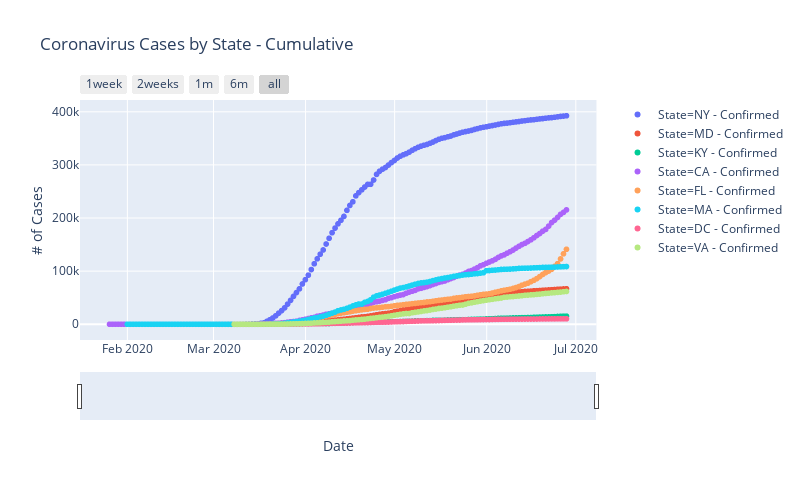

The cell this chart's notebook holds for it:
### Code cell
## Using Function
pfig = plot_states(df,['NY','MD','KY','CA','FL','MA','DC','VA'],
                  plot_cols=['Confirmed'],plot_scatter=True)#,new_only=True)#,df_only=True)
pfig

### Figure 1 — Plotly figure (JSON) as saved in the notebook; plotly's stock layout.template omitted (floating-point values rounded to 4 significant figures; data arrays with more than 128 entries replaced by an {"elided": "..."} marker saying what was removed)
{"data": [{"hoverlabel": {"namelength": 0}, "hovertemplate": "State=NY - Confirmed<br>Date=%{x}<br># of Cases=%{y}", "legendgroup": "State=NY - Confirmed", "marker": {"color": "#636efa", "symbol": "circle"}, "mode": "markers", "name": "State=NY - Confirmed", "showlegend": true, "type": "scattergl", "x": {"elided": "155 str values"}, "xaxis": "x", "y": {"elided": "155 int values"}, "yaxis": "y"}, {"hoverlabel": {"namelength": 0}, "hovertemplate": "State=MD - Confirmed<br>Date=%{x}<br># of Cases=%{y}", "legendgroup": "State=MD - Confirmed", "marker": {"color": "#EF553B", "symbol": "circle"}, "mode": "markers", "name": "State=MD - Confirmed", "showlegend": true, "type": "scattergl", "x": {"elided": "155 str values"}, "xaxis": "x", "y": {"elided": "155 int values"}, "yaxis": "y"}, {"hoverlabel": {"namelength": 0}, "hovertemplate": "State=KY - Confirmed<br>Date=%{x}<br># of Cases=%{y}", "legendgroup": "State=KY - Confirmed", "marker": {"color": "#00cc96", "symbol": "circle"}, "mode": "markers", "name": "State=KY - Confirmed", "showlegend": true, "type": "scattergl", "x": {"elided": "155 str values"}, "xaxis": "x", "y": {"elided": "155 int values"}, "yaxis": "y"}, {"hoverlabel": {"namelength": 0}, "hovertemplate": "State=CA - Confirmed<br>Date=%{x}<br># of Cases=%{y}", "legendgroup": "State=CA - Confirmed", "marker": {"color": "#ab63fa", "symbol": "circle"}, "mode": "markers", "name": "State=CA - Confirmed", "showlegend": true, "type": "scattergl", "x": {"elided": "155 str values"}, "xaxis": "x", "y": {"elided": "155 int values"}, "yaxis": "y"}, {"hoverlabel": {"namelength": 0}, "hovertemplate": "State=FL - Confirmed<br>Date=%{x}<br># of Cases=%{y}", "legendgroup": "State=FL - Confirmed", "marker": {"color": "#FFA15A", "symbol": "circle"}, "mode": "markers", "name": "State=FL - Confirmed", "showlegend": true, "type": "scattergl", "x": {"elided": "155 str values"}, "xaxis": "x", "y": {"elided": "155 int values"}, "yaxis": "y"}, {"hoverlabel": {"namelength": 0}, "hovertemplate": "State=MA - Confirmed<br>Date=%{x}<br># of Cases=%{y}", "legendgroup": "State=MA - Confirmed", "marker": {"color": "#19d3f3", "symbol": "circle"}, "mode": "markers", "name": "State=MA - Confirmed", "showlegend": true, "type": "scattergl", "x": {"elided": "155 str values"}, "xaxis": "x", "y": {"elided": "155 int values"}, "yaxis": "y"}, {"hoverlabel": {"namelength": 0}, "hovertemplate": "State=DC - Confirmed<br>Date=%{x}<br># of Cases=%{y}", "legendgroup": "State=DC - Confirmed", "marker": {"color": "#FF6692", "symbol": "circle"}, "mode": "markers", "name": "State=DC - Confirmed", "showlegend": true, "type": "scattergl", "x": {"elided": "155 str values"}, "xaxis": "x", "y": {"elided": "155 int values"}, "yaxis": "y"}, {"hoverlabel": {"namelength": 0}, "hovertemplate": "State=VA - Confirmed<br>Date=%{x}<br># of Cases=%{y}", "legendgroup": "State=VA - Confirmed", "marker": {"color": "#B6E880", "symbol": "circle"}, "mode": "markers", "name": "State=VA - Confirmed", "showlegend": true, "type": "scattergl", "x": {"elided": "155 str values"}, "xaxis": "x", "y": {"elided": "155 int values"}, "yaxis": "y"}], "layout": {"height": 500, "legend": {"tracegroupgap": 0}, "title": {"text": "Coronavirus Cases by State - Cumulative"}, "width": 800, "xaxis": {"anchor": "y", "domain": [0, 0.98], "rangeselector": {"buttons": [{"count": 7, "label": "1week", "step": "day", "stepmode": "backward"}, {"count": 14, "label": "2weeks", "step": "day", "stepmode": "backward"}, {"count": 1, "label": "1m", "step": "month", "stepmode": "backward"}, {"count": 6, "label": "6m", "step": "month", "stepmode": "backward"}, {"step": "all"}]}, "rangeslider": {"visible": true}, "title": {"text": "Date"}, "type": "date"}, "yaxis": {"anchor": "x", "domain": [0, 1], "title": {"text": "# of Cases"}}}}
